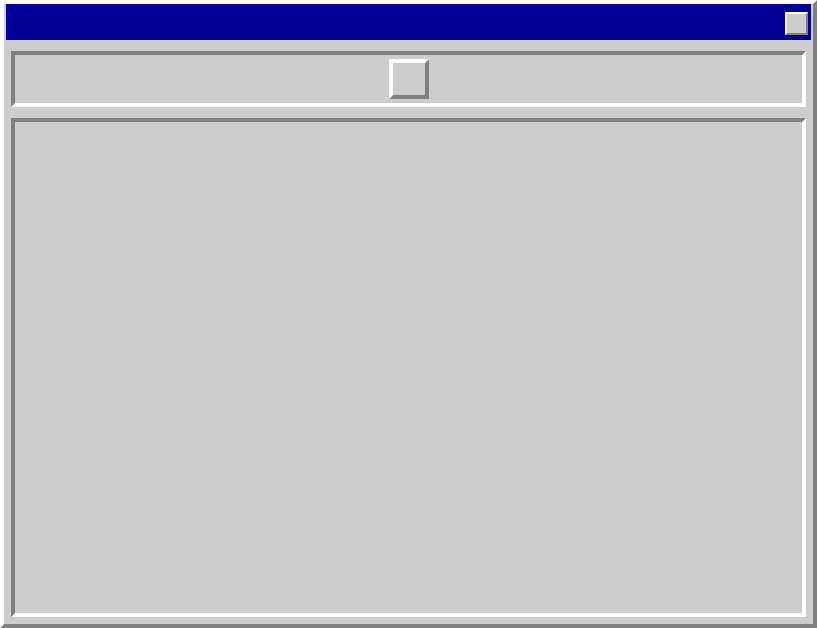
<?xml version="1.0" encoding="UTF-8"?>
<ui version="4.0">
 <class>GameWindow</class>
 <widget class="QMainWindow" name="GameWindow">
  <property name="geometry">
   <rect>
    <x>0</x>
    <y>0</y>
    <width>817</width>
    <height>628</height>
   </rect>
  </property>
  <property name="sizePolicy">
   <sizepolicy hsizetype="Fixed" vsizetype="Fixed">
    <horstretch>0</horstretch>
    <verstretch>0</verstretch>
   </sizepolicy>
  </property>
  <property name="windowTitle">
   <string>Minesweeper</string>
  </property>
  <widget class="QWidget" name="root">
   <property name="sizePolicy">
    <sizepolicy hsizetype="Preferred" vsizetype="Preferred">
     <horstretch>0</horstretch>
     <verstretch>0</verstretch>
    </sizepolicy>
   </property>
   <property name="styleSheet">
    <string notr="true">QWidget#root_grid {
	border: 0px solid gray;
    border-right: 4px solid gray;
	border-bottom: 4px solid gray;
	border-top: 4px solid white;
	border-left: 4px solid white;
    background-color: rgb(205, 205, 205);
}

QWidget#board_widget {
	margin: 0px 11px 11px 11px;
	border: 0px solid gray;
    border-top: 4px solid gray;
	border-left: 4px solid gray;
	border-right: 4px solid white;
	border-bottom: 4px solid white;
    background-color: rgb(205, 205, 205);
    color: rgb(0, 0, 0);
}

QWidget#control_widget {
	margin: 11px 11px 11px 11px;
	border: 0px solid gray;
    border-top: 4px solid gray;
	border-left: 4px solid gray;
	border-right: 4px solid white;
	border-bottom: 4px solid white;
    background-color: rgb(205, 205, 205);
    color: rgb(0, 0, 0);
}

QPushButton#ctrl_button_restart {
    border: 0px solid gray;
    border-right: 4px solid gray;
	border-bottom: 4px solid gray;
	border-top: 4px solid white;
	border-left: 4px solid white;
    background-color: rgb(205, 205, 205);
	margin-top: 19px;
	margin-bottom: 19px;
    color: rgb(0, 0, 0);
}
        
QPushButton#ctrl_button_restart:pressed {
	border: 0px solid gray;
    border-right: 4px solid white;
	border-bottom: 4px solid white;
	border-top: 4px solid gray;
	border-left: 4px solid gray;
    background-color: rgb(205, 205, 205);
    color: rgb(0, 0, 0);
}

QWidget#window {
    margin: 4px 6px 0px 6px;
    background-color: rgb(0, 0, 148);
}

QPushButton#window_close {
    border: 0px solid gray;
    border-right: 2px solid gray;
	border-bottom: 2px solid gray;
	border-top: 2px solid white;
	border-left: 2px solid white;
    background-color: rgb(205, 205, 205);
    color: rgb(0, 0, 0);
}
        
QPushButton#window_close:pressed {
	border: 0px solid gray;
    border-right: 2px solid white;
	border-bottom: 2px solid white;
	border-top: 2px solid gray;
	border-left: 2px solid gray;
    background-color: rgb(205, 205, 205);
    color: rgb(0, 0, 0);
}

QLabel#window_title {
    margin: 2px 0px 0px 2px;
    color: rgb(255, 255, 255);
}</string>
   </property>
   <layout class="QGridLayout" name="root_layout">
    <property name="leftMargin">
     <number>0</number>
    </property>
    <property name="topMargin">
     <number>0</number>
    </property>
    <property name="rightMargin">
     <number>0</number>
    </property>
    <property name="bottomMargin">
     <number>0</number>
    </property>
    <property name="spacing">
     <number>0</number>
    </property>
    <item row="0" column="0">
     <widget class="QWidget" name="root_grid" native="true">
      <property name="styleSheet">
       <string notr="true"/>
      </property>
      <layout class="QGridLayout" name="root_grid_layout" rowstretch="0,0,0">
       <property name="leftMargin">
        <number>0</number>
       </property>
       <property name="topMargin">
        <number>0</number>
       </property>
       <property name="rightMargin">
        <number>0</number>
       </property>
       <property name="bottomMargin">
        <number>0</number>
       </property>
       <property name="spacing">
        <number>0</number>
       </property>
       <item row="1" column="0">
        <widget class="QWidget" name="control_widget" native="true">
         <property name="sizePolicy">
          <sizepolicy hsizetype="Preferred" vsizetype="Preferred">
           <horstretch>0</horstretch>
           <verstretch>0</verstretch>
          </sizepolicy>
         </property>
         <property name="minimumSize">
          <size>
           <width>0</width>
           <height>78</height>
          </size>
         </property>
         <property name="maximumSize">
          <size>
           <width>16777215</width>
           <height>75</height>
          </size>
         </property>
         <layout class="QGridLayout" name="control_widget_layout" columnstretch="0,1,0,1">
          <property name="sizeConstraint">
           <enum>QLayout::SizeConstraint::SetMaximumSize</enum>
          </property>
          <property name="leftMargin">
           <number>0</number>
          </property>
          <property name="topMargin">
           <number>0</number>
          </property>
          <property name="rightMargin">
           <number>0</number>
          </property>
          <property name="bottomMargin">
           <number>0</number>
          </property>
          <item row="0" column="2">
           <widget class="QPushButton" name="ctrl_button_restart">
            <property name="sizePolicy">
             <sizepolicy hsizetype="Preferred" vsizetype="Preferred">
              <horstretch>0</horstretch>
              <verstretch>0</verstretch>
             </sizepolicy>
            </property>
            <property name="minimumSize">
             <size>
              <width>40</width>
              <height>50</height>
             </size>
            </property>
            <property name="maximumSize">
             <size>
              <width>92</width>
              <height>1000</height>
             </size>
            </property>
            <property name="text">
             <string/>
            </property>
           </widget>
          </item>
          <item row="0" column="1">
           <spacer name="ctrl_spacer_left">
            <property name="orientation">
             <enum>Qt::Orientation::Horizontal</enum>
            </property>
            <property name="sizeHint" stdset="0">
             <size>
              <width>40</width>
              <height>20</height>
             </size>
            </property>
           </spacer>
          </item>
          <item row="0" column="3">
           <spacer name="ctrl_spacer_right">
            <property name="orientation">
             <enum>Qt::Orientation::Horizontal</enum>
            </property>
            <property name="sizeType">
             <enum>QSizePolicy::Policy::Preferred</enum>
            </property>
            <property name="sizeHint" stdset="0">
             <size>
              <width>40</width>
              <height>20</height>
             </size>
            </property>
           </spacer>
          </item>
         </layout>
        </widget>
       </item>
       <item row="2" column="0">
        <widget class="QWidget" name="board_widget" native="true">
         <property name="sizePolicy">
          <sizepolicy hsizetype="MinimumExpanding" vsizetype="MinimumExpanding">
           <horstretch>0</horstretch>
           <verstretch>0</verstretch>
          </sizepolicy>
         </property>
         <property name="font">
          <font/>
         </property>
         <layout class="QGridLayout" name="board_widget_layout">
          <property name="leftMargin">
           <number>15</number>
          </property>
          <property name="topMargin">
           <number>8</number>
          </property>
          <property name="rightMargin">
           <number>15</number>
          </property>
          <property name="bottomMargin">
           <number>24</number>
          </property>
          <property name="horizontalSpacing">
           <number>-1</number>
          </property>
         </layout>
        </widget>
       </item>
       <item row="0" column="0">
        <widget class="QWidget" name="window" native="true">
         <property name="minimumSize">
          <size>
           <width>0</width>
           <height>34</height>
          </size>
         </property>
         <layout class="QGridLayout" name="gridLayout">
          <property name="leftMargin">
           <number>8</number>
          </property>
          <property name="topMargin">
           <number>8</number>
          </property>
          <property name="rightMargin">
           <number>9</number>
          </property>
          <property name="bottomMargin">
           <number>0</number>
          </property>
          <item row="0" column="2" rowspan="2" colspan="2">
           <widget class="QPushButton" name="window_close">
            <property name="sizePolicy">
             <sizepolicy hsizetype="Preferred" vsizetype="Preferred">
              <horstretch>0</horstretch>
              <verstretch>0</verstretch>
             </sizepolicy>
            </property>
            <property name="minimumSize">
             <size>
              <width>23</width>
              <height>23</height>
             </size>
            </property>
            <property name="maximumSize">
             <size>
              <width>23</width>
              <height>23</height>
             </size>
            </property>
            <property name="text">
             <string/>
            </property>
           </widget>
          </item>
          <item row="0" column="0">
           <widget class="QLabel" name="window_title">
            <property name="minimumSize">
             <size>
              <width>0</width>
              <height>26</height>
             </size>
            </property>
            <property name="text">
             <string/>
            </property>
            <property name="textFormat">
             <enum>Qt::TextFormat::PlainText</enum>
            </property>
           </widget>
          </item>
          <item row="0" column="1">
           <spacer name="window_spacer">
            <property name="orientation">
             <enum>Qt::Orientation::Horizontal</enum>
            </property>
            <property name="sizeType">
             <enum>QSizePolicy::Policy::MinimumExpanding</enum>
            </property>
            <property name="sizeHint" stdset="0">
             <size>
              <width>40</width>
              <height>20</height>
             </size>
            </property>
           </spacer>
          </item>
         </layout>
        </widget>
       </item>
      </layout>
     </widget>
    </item>
   </layout>
  </widget>
  <action name="file_about">
   <property name="text">
    <string>About</string>
   </property>
  </action>
  <action name="file_save">
   <property name="text">
    <string>Save</string>
   </property>
  </action>
  <action name="file_save_as">
   <property name="text">
    <string>Save as...</string>
   </property>
  </action>
  <action name="file_open">
   <property name="text">
    <string>Open</string>
   </property>
  </action>
  <action name="file_options">
   <property name="text">
    <string>Preferences</string>
   </property>
  </action>
 </widget>
 <resources/>
 <connections/>
</ui>
